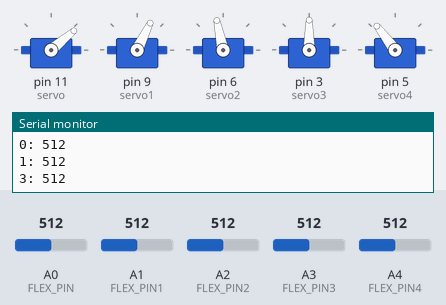
Bench run of a sketch on a simulated Arduino Uno, built with avr-gcc and run on an emulated ATmega328P. Parts: 5 × servo, the last lines printed to the serial monitor. The test bench sets the inputs (shaded band); at power-on: A0 (FLEX_PIN) = 512, A1 (FLEX_PIN1) = 512, A3 (FLEX_PIN3) = 512, A2 (FLEX_PIN2) = 512, A4 (FLEX_PIN4) = 512.

Above: at 4.2 s.
4.3 s: A0 (FLEX_PIN) set to 716
At 4.6 s:
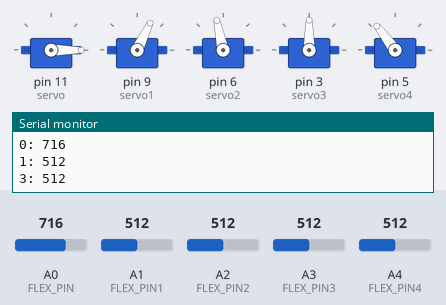
5.8 s: A1 (FLEX_PIN1) set to 716
At 6.7 s:
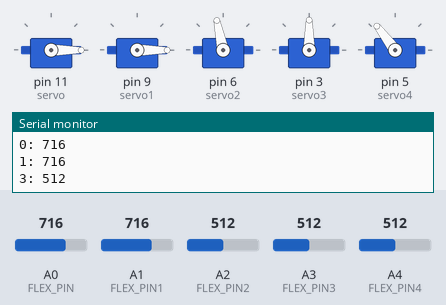
7.3 s: A3 (FLEX_PIN3) set to 716
At 8.5 s:
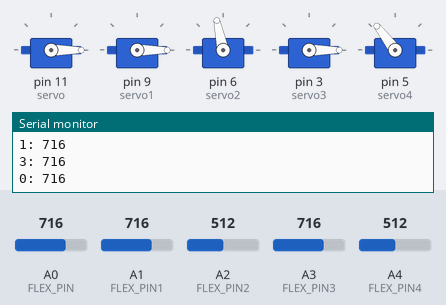
8.8 s: A2 (FLEX_PIN2) set to 716
At 9.6 s:
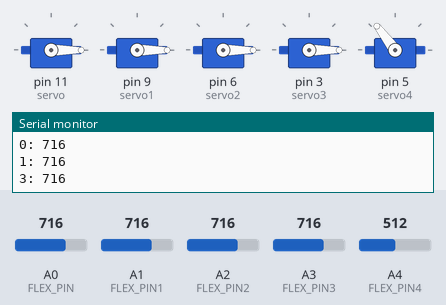
10.3 s: A4 (FLEX_PIN4) set to 306
At 11.5 s:
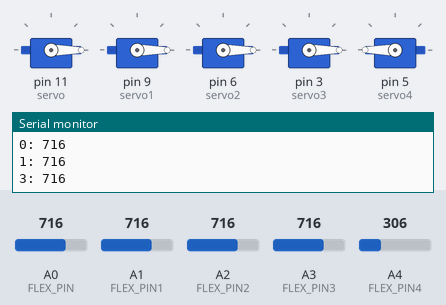
11.8 s: A0 (FLEX_PIN) set to 306
At 12.6 s:
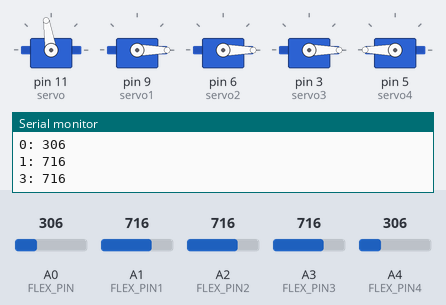
Timing chart, 0 to 14.3 s (numbered marks = the images above; inputs shaded):
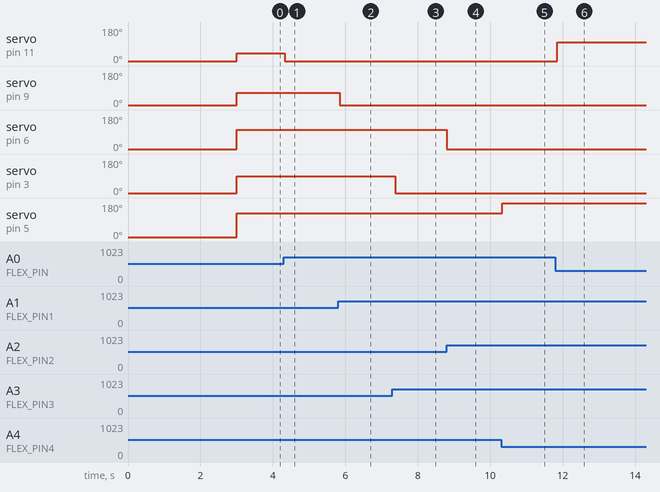

Measured:
- after the input at 4.3 s, servo on pin 11 (servo): 40° → 0° at once
- after the input at 5.8 s, servo on pin 9 (servo1): 64° → 0° after 0.05 s
- after the input at 7.3 s, servo on pin 3 (servo3): 90° → 0° after 0.08 s
- after the input at 8.8 s, servo on pin 6 (servo2): 102° → 0° at once
- after the input at 10.3 s, servo on pin 5 (servo4): 127° → 180° at once
- after the input at 11.8 s, servo on pin 11 (servo): 0° → 99° after 0.05 s

The sketch:

_3D_PRINTED_ROBOTIC_HAND.ino
```cpp
const int FLEX_PIN = A0;
const int FLEX_PIN1 = A1;
const int FLEX_PIN2 = A2;
const int FLEX_PIN3 = A3;
const int FLEX_PIN4 = A4;


#include <Servo.h>
Servo servo;  // creates servo object to control a servo
Servo servo1;
Servo servo2;
Servo servo3;
Servo servo4;

void setup() {
  Serial.begin(9600);

  servo.attach(11); //attaches servo to a digital pin on the arduino
  servo1.attach(9);
  servo2.attach(6);
  servo3.attach(3);
  servo4.attach(5);

  servo.write(0);   //sets the servo to 0
  servo1.write(0);
  servo2.write(0);
  servo3.write(0);
  servo4.write(0);

  delay(3000);
}

void loop() {
  int flexpos;
  int servopos;
  flexpos = analogRead(FLEX_PIN); //reads analog value from arduino
  servopos = map(flexpos, 650, 340, 0, 90);  //maps analog values to 0 to 180 degrees of servo rotation
  servopos = constrain(servopos, 0, 180);     //constrains servo rotation to be between 0 and 180 degrees
  servo.write(servopos);    //tells servo to turn however many degrees accordingly to the analog values arduino takes in
  //the line of code below is for debugging purposes so you can find the values of your flex sensors
  Serial.println("0: " + String(flexpos));

  int flexpos1;
  int servopos1;
  flexpos1 = analogRead(FLEX_PIN1);
  servopos1 = map(flexpos1, 640, 410, 0, 115);
  servopos1 = constrain(servopos1, 0, 180);
  servo1.write(servopos1);
  Serial.println("1: " + String(flexpos1));

  int flexpos2;
  int servopos2;
  flexpos2 = analogRead(FLEX_PIN2);
  servopos2 = map(flexpos2, 680, 450, 0, 140); //110
  servopos2 = constrain(servopos2, 0, 180);
  servo2.write(servopos2);
  //Serial.println("2: " + String(flexpos2));

  int flexpos3;
  int servopos3;
  flexpos3 = analogRead(FLEX_PIN3);
  servopos3 = map(flexpos3, 670, 425, 0, 140); //105
  servopos3 = constrain(servopos3, 0, 180);
  servo3.write(servopos3);
  Serial.println("3: " + String(flexpos3));

  int flexpos4;
  int servopos4;
  flexpos4 = analogRead(FLEX_PIN4);
  servopos4 = map(flexpos4, 650, 455, 0, 180);
  servopos4 = constrain(servopos4, 0, 180);
  servo4.write(servopos4);
  //Serial.println("4: " + String(flexpos4));


  delay(100);
}
```
